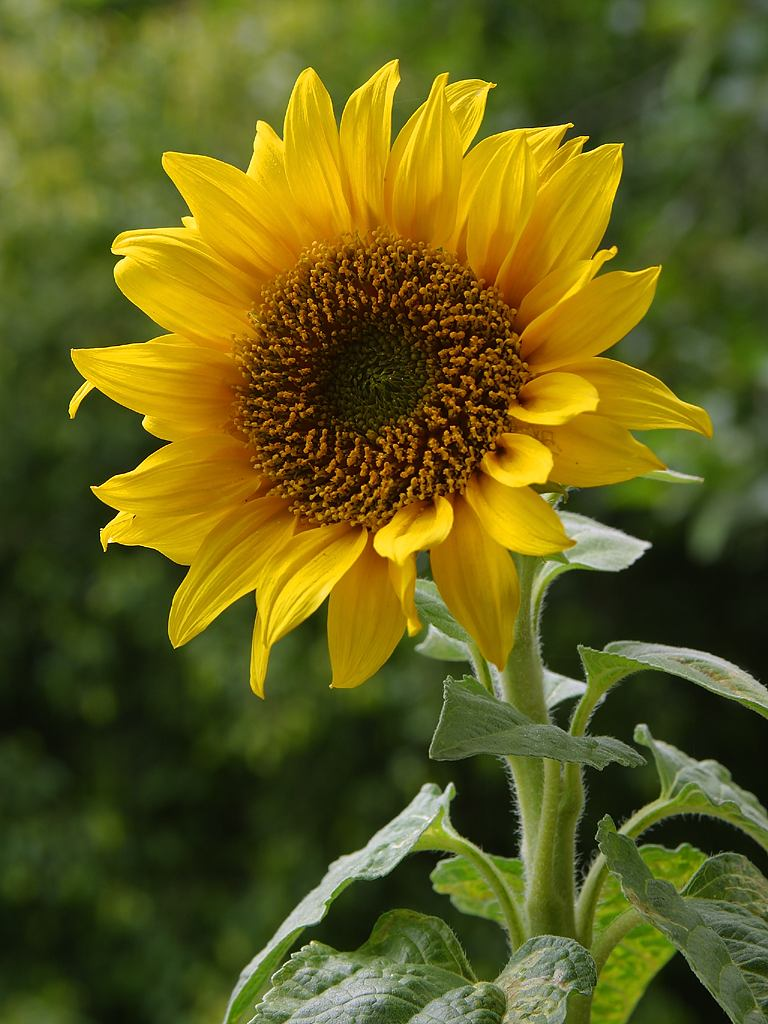
#> input picture Convolutional Filters and Edge Detection/images/sunflower.jpg, 768 x 1024 px
$ jupyter execute '5. Canny Edge Detection.ipynb'   (shell and % lines are left out)
#> lines starting #> are read from the running program, lines starting #| are printed output that depends on the picture; after the words box and inside, x2 and y2 are one past the last pixel; in counts of white or black regions, pixels touching at a corner belong together
### Canny Edge Detection
`Widely used and accurate edge detection algorithm`
1. Filters out noise using Gaussian Blur
2. Finds the strength and direction of edges using Sobel filters
3. Applies non-maximum suppression to isolate the strongest edges and
    thin them to one-pixel wide lines
4. Uses hysteresis to isolate the best edges

[cell 1]
import numpy as np
import matplotlib.pyplot as plt
import cv2

[cell 2]
image = cv2.imread('images/sunflower.jpg')
#> image is the input picture: shape (1024, 768, 3); mean B, G, R 27.4, 94.7, 98.3
img_copy = np.copy(image)
img_copy = cv2.cvtColor(img_copy, cv2.COLOR_BGR2GRAY)
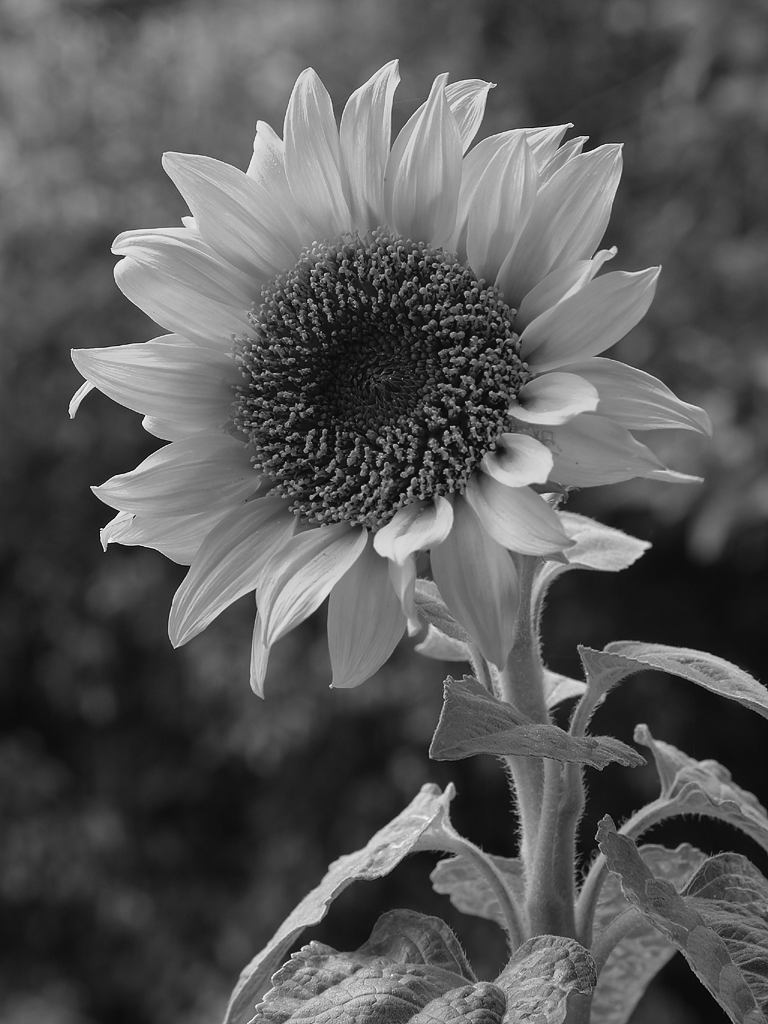
#> img_copy: shape (1024, 768); min 1, max 253, mean 88.1
plt.imshow(img_copy,cmap='gray')

[cell 3]
gb = cv2.GaussianBlur(img_copy,(5,5),0)
plt.imshow(gb, cmap='gray')

[cell 4]
sobel = np.array([[-1,0,1],
         [-2,0,2],
         [-1,0,1]])

[cell 5]
filtererd_img = cv2.filter2D(gb,-1,sobel)
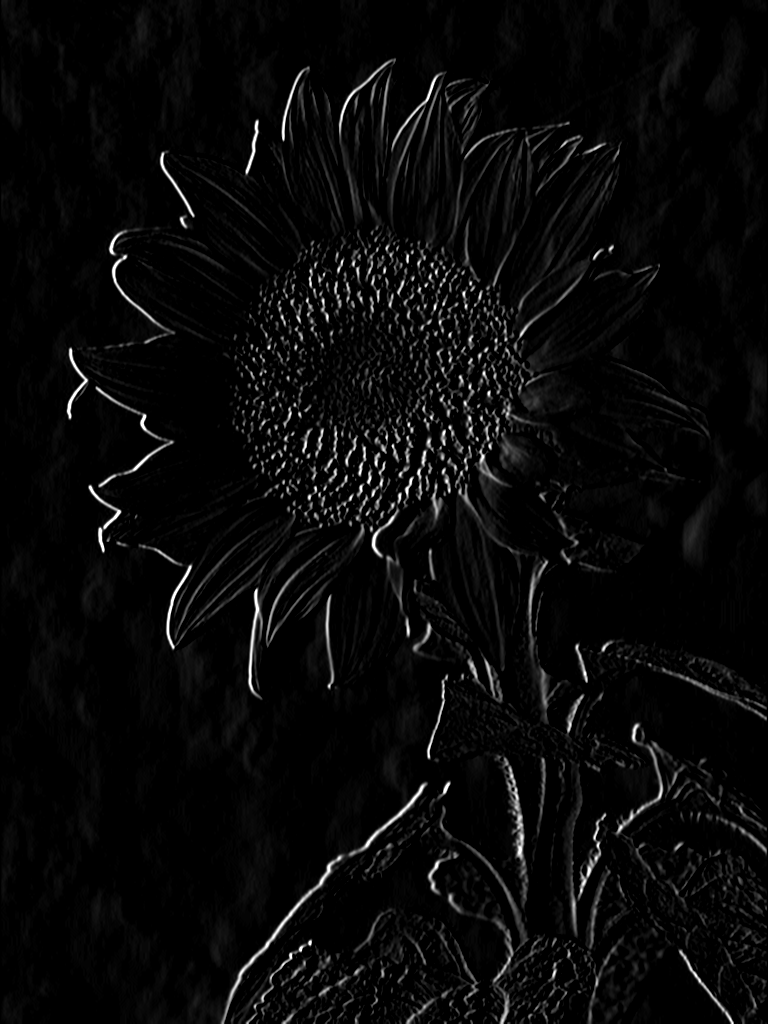
#> filtererd_img: shape (1024, 768); min 0, max 255, mean 9

[cell 6]
plt.imshow(filtererd_img,cmap='gray')

[cell 7]
lower = 120
upper = 240
edges = cv2.Canny(filtererd_img,lower,upper)
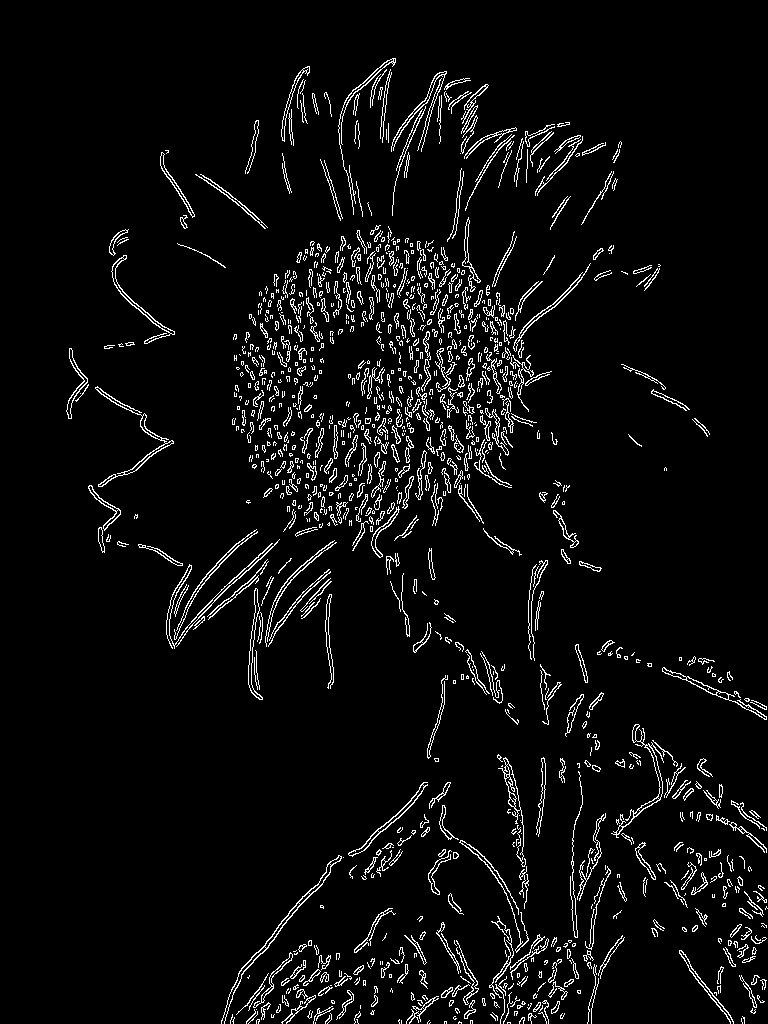
#> edges: shape (1024, 768); 4.8% white in thin lines or dots, all inside (x1, y1, x2, y2) = (66, 58, 768, 1024)

$ run again, with Convolutional Filters and Edge Detection/images/birds.jpg copied over Convolutional Filters and Edge Detection/images/sunflower.jpg
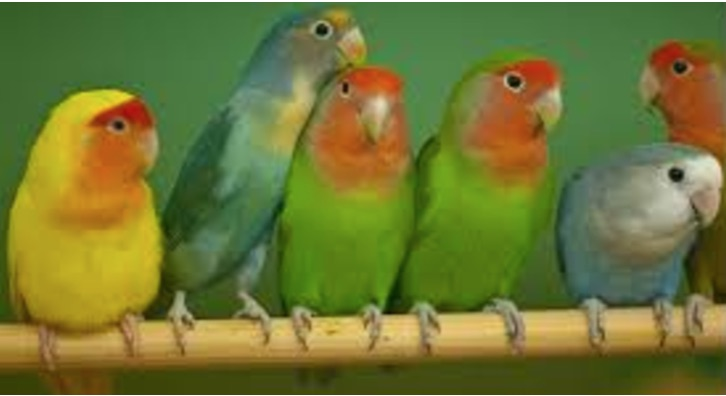
#> input picture Convolutional Filters and Edge Detection/images/birds.jpg, 726 x 396 px
#> image is the input picture: shape (396, 726, 3); mean B, G, R 52.2, 118.2, 111.1
#> `img_copy = cv2.cvtColor(img_copy, cv2.COLOR_BGR2GRAY)`:
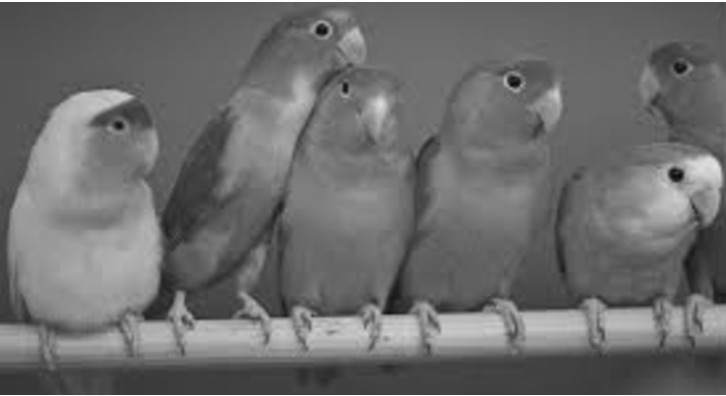
#> img_copy: shape (396, 726); min 8, max 255, mean 108.6
#> `edges = cv2.Canny(filtererd_img,lower,upper)`:
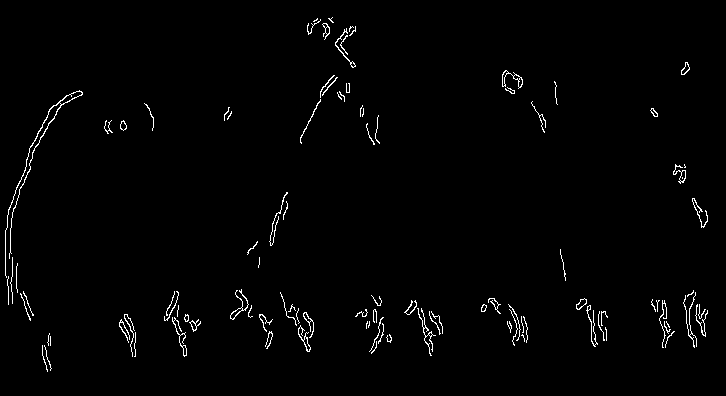
#> edges: shape (396, 726); 1.4% white in thin lines or dots, all inside (x1, y1, x2, y2) = (5, 17, 708, 372)

$ run again, with Convolutional Filters and Edge Detection/images/brain_MR.jpg copied over Convolutional Filters and Edge Detection/images/sunflower.jpg
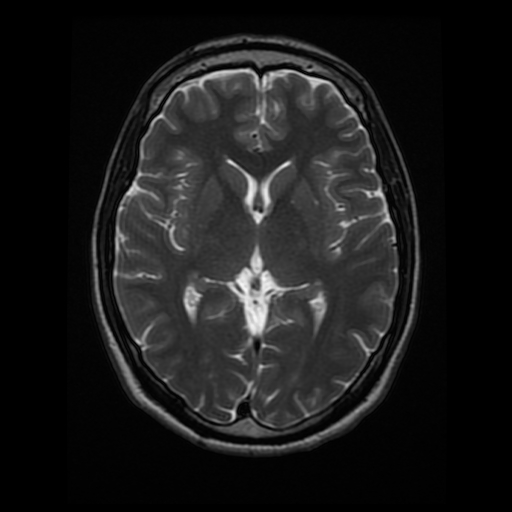
#> input picture Convolutional Filters and Edge Detection/images/brain_MR.jpg, 512 x 512 px
#> image is the input picture: shape (512, 512, 3); min 0, max 247, mean 26.9
#> `filtererd_img = cv2.filter2D(gb,-1,sobel)`:
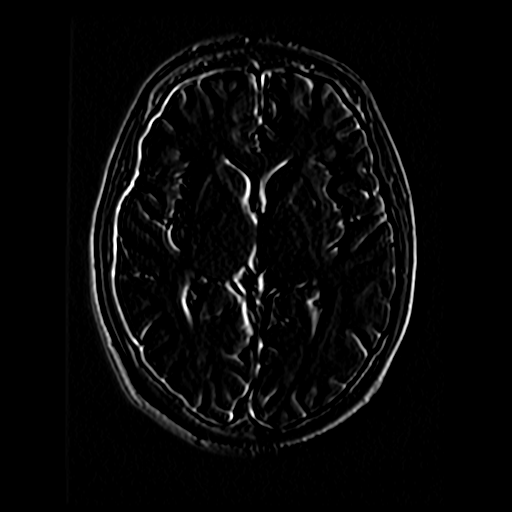
#> filtererd_img: shape (512, 512); min 0, max 255, mean 7.9
#> `edges = cv2.Canny(filtererd_img,lower,upper)`:
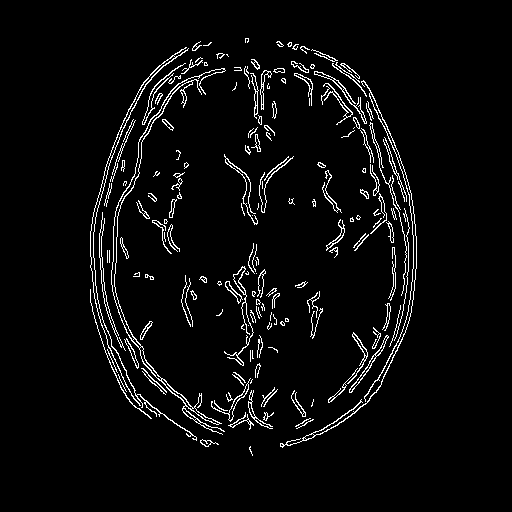
#> edges: shape (512, 512); 4.2% white in thin lines or dots, all inside (x1, y1, x2, y2) = (90, 38, 417, 456)

$ run again, with Convolutional Filters and Edge Detection/images/city_hall.jpg copied over Convolutional Filters and Edge Detection/images/sunflower.jpg
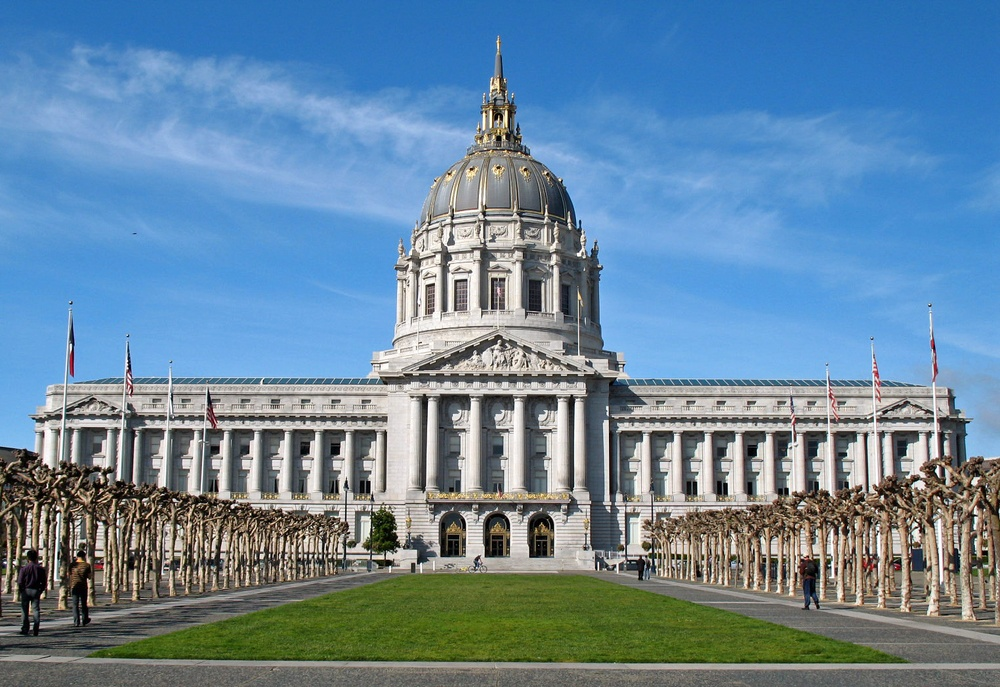
#> input picture Convolutional Filters and Edge Detection/images/city_hall.jpg, 1000 x 687 px, shrunk from 1524 x 1047 before the run
#> image is the input picture: shape (687, 1000, 3); mean B, G, R 158.6, 135, 104.5
#> `img_copy = cv2.cvtColor(img_copy, cv2.COLOR_BGR2GRAY)`:
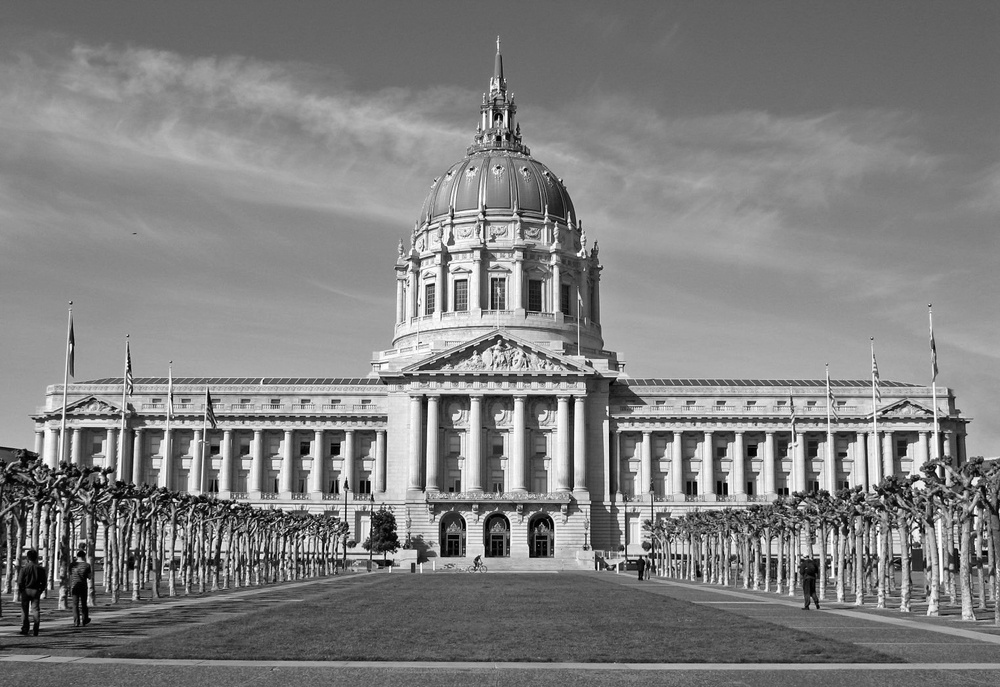
#> img_copy: shape (687, 1000); min 0, max 255, mean 128.6
#> `edges = cv2.Canny(filtererd_img,lower,upper)`:
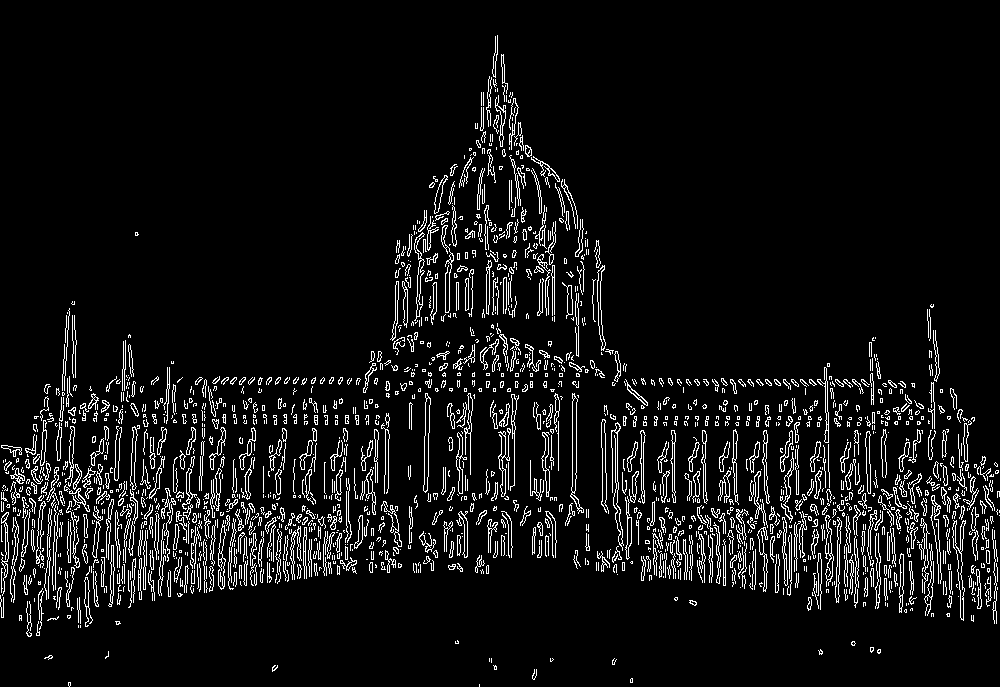
#> edges: shape (687, 1000); 6.8% white in thin lines or dots
